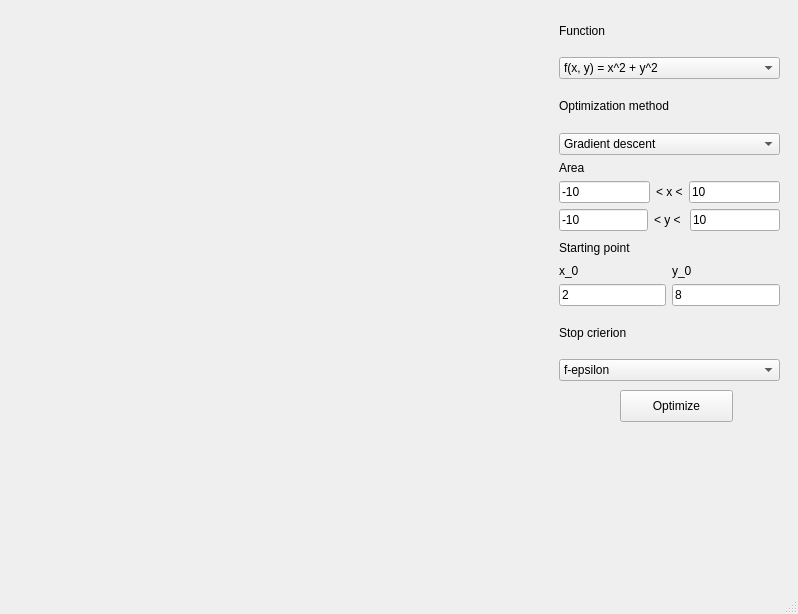
<?xml version="1.0" encoding="UTF-8"?>
<ui version="4.0">
 <class>MainWindow</class>
 <widget class="QMainWindow" name="MainWindow">
  <property name="geometry">
   <rect>
    <x>0</x>
    <y>0</y>
    <width>798</width>
    <height>614</height>
   </rect>
  </property>
  <property name="windowTitle">
   <string>MainWindow</string>
  </property>
  <widget class="QWidget" name="centralwidget">
   <widget class="QPushButton" name="pushButton_optimize">
    <property name="geometry">
     <rect>
      <x>620</x>
      <y>390</y>
      <width>113</width>
      <height>32</height>
     </rect>
    </property>
    <property name="text">
     <string>Optimize</string>
    </property>
   </widget>
   <widget class="QCustomPlot" name="plot" native="true">
    <property name="geometry">
     <rect>
      <x>20</x>
      <y>40</y>
      <width>521</width>
      <height>511</height>
     </rect>
    </property>
   </widget>
   <widget class="QWidget" name="layoutWidget">
    <property name="geometry">
     <rect>
      <x>559</x>
      <y>10</y>
      <width>221</width>
      <height>371</height>
     </rect>
    </property>
    <layout class="QVBoxLayout" name="verticalLayout_9">
     <item>
      <layout class="QVBoxLayout" name="verticalLayout">
       <item>
        <widget class="QLabel" name="label">
         <property name="text">
          <string>Function</string>
         </property>
        </widget>
       </item>
       <item>
        <widget class="QComboBox" name="comboBox_func">
         <item>
          <property name="text">
           <string>f(x, y) = x^2 + y^2</string>
          </property>
         </item>
         <item>
          <property name="text">
           <string>f(x, y) = y^2 + cos(x + y) + 1</string>
          </property>
         </item>
        </widget>
       </item>
      </layout>
     </item>
     <item>
      <layout class="QVBoxLayout" name="verticalLayout_2">
       <item>
        <widget class="QLabel" name="label_2">
         <property name="text">
          <string>Optimization method</string>
         </property>
        </widget>
       </item>
       <item>
        <widget class="QComboBox" name="comboBox_method">
         <item>
          <property name="text">
           <string>Gradient descent</string>
          </property>
         </item>
         <item>
          <property name="text">
           <string>Random search</string>
          </property>
         </item>
        </widget>
       </item>
      </layout>
     </item>
     <item>
      <layout class="QVBoxLayout" name="verticalLayout_4">
       <item>
        <widget class="QLabel" name="label_3">
         <property name="text">
          <string>Area</string>
         </property>
        </widget>
       </item>
       <item>
        <layout class="QVBoxLayout" name="verticalLayout_3">
         <item>
          <layout class="QHBoxLayout" name="horizontalLayout_2">
           <item>
            <widget class="QLineEdit" name="lineEdit_xleft">
             <property name="text">
              <string>-10</string>
             </property>
            </widget>
           </item>
           <item>
            <widget class="QLabel" name="label_4">
             <property name="text">
              <string>&lt; x &lt;</string>
             </property>
            </widget>
           </item>
           <item>
            <widget class="QLineEdit" name="lineEdit_xright">
             <property name="text">
              <string>10</string>
             </property>
            </widget>
           </item>
          </layout>
         </item>
         <item>
          <layout class="QHBoxLayout" name="horizontalLayout">
           <item>
            <widget class="QLineEdit" name="lineEdit_yleft">
             <property name="text">
              <string>-10</string>
             </property>
            </widget>
           </item>
           <item>
            <widget class="QLabel" name="label_5">
             <property name="text">
              <string>&lt; y &lt; </string>
             </property>
            </widget>
           </item>
           <item>
            <widget class="QLineEdit" name="lineEdit_yright">
             <property name="text">
              <string>10</string>
             </property>
            </widget>
           </item>
          </layout>
         </item>
        </layout>
       </item>
      </layout>
     </item>
     <item>
      <layout class="QVBoxLayout" name="verticalLayout_7">
       <item>
        <widget class="QLabel" name="label_6">
         <property name="text">
          <string>Starting point</string>
         </property>
        </widget>
       </item>
       <item>
        <layout class="QHBoxLayout" name="horizontalLayout_3">
         <item>
          <layout class="QVBoxLayout" name="verticalLayout_5">
           <item>
            <widget class="QLabel" name="label_7">
             <property name="text">
              <string>x_0</string>
             </property>
            </widget>
           </item>
           <item>
            <widget class="QLineEdit" name="lineEdit_x0">
             <property name="text">
              <string>2</string>
             </property>
            </widget>
           </item>
          </layout>
         </item>
         <item>
          <layout class="QVBoxLayout" name="verticalLayout_6">
           <item>
            <widget class="QLabel" name="label_8">
             <property name="text">
              <string>y_0</string>
             </property>
            </widget>
           </item>
           <item>
            <widget class="QLineEdit" name="lineEdit_y0">
             <property name="text">
              <string>8</string>
             </property>
            </widget>
           </item>
          </layout>
         </item>
        </layout>
       </item>
      </layout>
     </item>
     <item>
      <layout class="QVBoxLayout" name="verticalLayout_8">
       <item>
        <widget class="QLabel" name="label_9">
         <property name="text">
          <string>Stop crierion</string>
         </property>
        </widget>
       </item>
       <item>
        <widget class="QComboBox" name="comboBox_stop">
         <item>
          <property name="text">
           <string>f-epsilon</string>
          </property>
         </item>
        </widget>
       </item>
      </layout>
     </item>
    </layout>
   </widget>
   <widget class="QLabel" name="label_consoleResult">
    <property name="geometry">
     <rect>
      <x>580</x>
      <y>430</y>
      <width>191</width>
      <height>121</height>
     </rect>
    </property>
    <property name="text">
     <string/>
    </property>
   </widget>
  </widget>
  <widget class="QMenuBar" name="menubar">
   <property name="geometry">
    <rect>
     <x>0</x>
     <y>0</y>
     <width>798</width>
     <height>22</height>
    </rect>
   </property>
  </widget>
  <widget class="QStatusBar" name="statusbar"/>
 </widget>
 <customwidgets>
  <customwidget>
   <class>QCustomPlot</class>
   <extends>QWidget</extends>
   <header>qcustomplot.h</header>
   <container>1</container>
  </customwidget>
 </customwidgets>
 <resources/>
 <connections/>
</ui>
